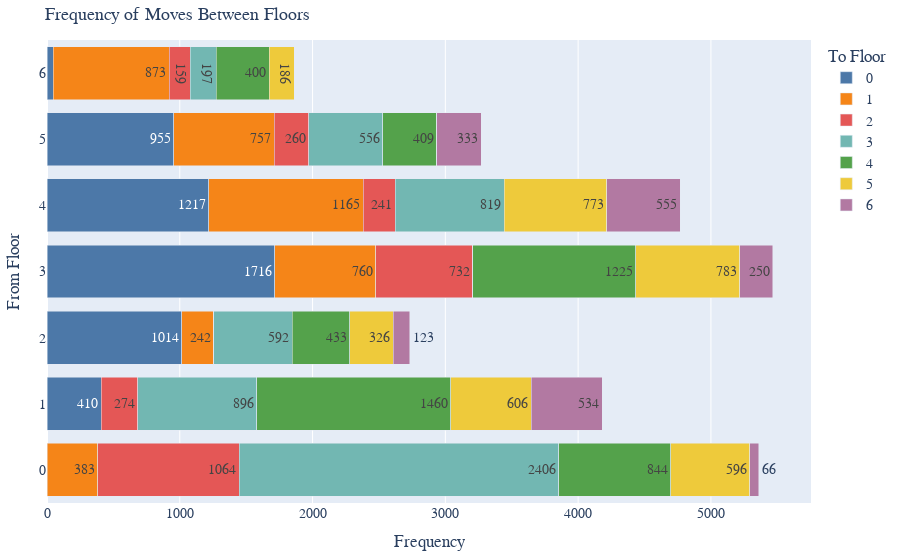

The code cell stored with this chart in its notebook:
### Code cell
import pandas as pd
import plotly.express as px

# Load the Excel file
file_path = r"elevator_1.xlsx"
df_1 = pd.read_excel(file_path, sheet_name='Sheet1')

# Add condition to exclude movements from the same floor
df_1 = df_1[(df_1['start_floor'] != -1) & (df_1['end_floor'] != -1)]
df_1 = df_1[df_1['start_floor'] != df_1['end_floor']]

# Create a pivot table to calculate the frequency of moves between floors
pivot_table = pd.crosstab(df_1['start_floor'], df_1['end_floor'])

# Convert the pivot table to a DataFrame suitable for a stacked bar graph
stacked_data = pivot_table.reset_index().melt(id_vars='start_floor', var_name='end_floor', value_name='frequency')

# Create a horizontal stacked bar graph using the converted data
fig = px.bar(stacked_data,
             x='frequency',
             y='start_floor',
             color='end_floor',
             labels={'start_floor': 'From Floor', 'end_floor': 'To Floor', 'frequency': 'Frequency'},
             title="Frequency of Moves Between Floors",
             text_auto=True,
             orientation='h',
             hover_data={'start_floor': False},
             color_discrete_sequence=px.colors.qualitative.T10)  # Using Pastel1 color palette for a softer look

# Update layout for better readability and aesthetics
fig.update_layout(
    barmode='stack',
    xaxis_title='Frequency',
    yaxis_title='From Floor',
    yaxis=dict(tickmode='linear', tick0=0, dtick=1),
    font=dict(family="Arial", size=14),
    title_font=dict(size=18, family="Arial"),
    legend_title_text='To Floor',
    margin=dict(l=40, r=40, t=40, b=40)  # Adjusting margins
)

# Show or save the plot
fig.show()
# Save the plot as HTML
fig.write_html('HC_ID 45031.html')

### Figure 1 — Plotly figure (JSON) as saved in the notebook; plotly's stock layout.template omitted (floating-point values rounded to 4 significant figures)
{"data": [{"alignmentgroup": "True", "hovertemplate": "To Floor=0<br>Frequency=%{x}<extra></extra>", "legendgroup": "0", "marker": {"color": "#4C78A8", "pattern": {"shape": ""}}, "name": "0", "offsetgroup": "0", "orientation": "h", "showlegend": true, "textposition": "auto", "texttemplate": "%{x}", "type": "bar", "x": [0, 410, 1014, 1716, 1217, 955, 46], "xaxis": "x", "y": [0, 1, 2, 3, 4, 5, 6], "yaxis": "y"}, {"alignmentgroup": "True", "hovertemplate": "To Floor=1<br>Frequency=%{x}<extra></extra>", "legendgroup": "1", "marker": {"color": "#F58518", "pattern": {"shape": ""}}, "name": "1", "offsetgroup": "1", "orientation": "h", "showlegend": true, "textposition": "auto", "texttemplate": "%{x}", "type": "bar", "x": [383, 0, 242, 760, 1165, 757, 873], "xaxis": "x", "y": [0, 1, 2, 3, 4, 5, 6], "yaxis": "y"}, {"alignmentgroup": "True", "hovertemplate": "To Floor=2<br>Frequency=%{x}<extra></extra>", "legendgroup": "2", "marker": {"color": "#E45756", "pattern": {"shape": ""}}, "name": "2", "offsetgroup": "2", "orientation": "h", "showlegend": true, "textposition": "auto", "texttemplate": "%{x}", "type": "bar", "x": [1064, 274, 0, 732, 241, 260, 159], "xaxis": "x", "y": [0, 1, 2, 3, 4, 5, 6], "yaxis": "y"}, {"alignmentgroup": "True", "hovertemplate": "To Floor=3<br>Frequency=%{x}<extra></extra>", "legendgroup": "3", "marker": {"color": "#72B7B2", "pattern": {"shape": ""}}, "name": "3", "offsetgroup": "3", "orientation": "h", "showlegend": true, "textposition": "auto", "texttemplate": "%{x}", "type": "bar", "x": [2406, 896, 592, 0, 819, 556, 197], "xaxis": "x", "y": [0, 1, 2, 3, 4, 5, 6], "yaxis": "y"}, {"alignmentgroup": "True", "hovertemplate": "To Floor=4<br>Frequency=%{x}<extra></extra>", "legendgroup": "4", "marker": {"color": "#54A24B", "pattern": {"shape": ""}}, "name": "4", "offsetgroup": "4", "orientation": "h", "showlegend": true, "textposition": "auto", "texttemplate": "%{x}", "type": "bar", "x": [844, 1460, 433, 1225, 0, 409, 400], "xaxis": "x", "y": [0, 1, 2, 3, 4, 5, 6], "yaxis": "y"}, {"alignmentgroup": "True", "hovertemplate": "To Floor=5<br>Frequency=%{x}<extra></extra>", "legendgroup": "5", "marker": {"color": "#EECA3B", "pattern": {"shape": ""}}, "name": "5", "offsetgroup": "5", "orientation": "h", "showlegend": true, "textposition": "auto", "texttemplate": "%{x}", "type": "bar", "x": [596, 606, 326, 783, 773, 0, 186], "xaxis": "x", "y": [0, 1, 2, 3, 4, 5, 6], "yaxis": "y"}, {"alignmentgroup": "True", "hovertemplate": "To Floor=6<br>Frequency=%{x}<extra></extra>", "legendgroup": "6", "marker": {"color": "#B279A2", "pattern": {"shape": ""}}, "name": "6", "offsetgroup": "6", "orientation": "h", "showlegend": true, "textposition": "auto", "texttemplate": "%{x}", "type": "bar", "x": [66, 534, 123, 250, 555, 333, 0], "xaxis": "x", "y": [0, 1, 2, 3, 4, 5, 6], "yaxis": "y"}], "layout": {"autosize": true, "barmode": "stack", "font": {"family": "Arial", "size": 14}, "legend": {"title": {"text": "To Floor"}, "tracegroupgap": 0}, "margin": {"b": 40, "l": 40, "r": 40, "t": 40}, "title": {"font": {"family": "Arial", "size": 18}, "text": "Frequency of Moves Between Floors"}, "xaxis": {"anchor": "y", "autorange": true, "domain": [0, 1], "range": [0, 5754.0], "title": {"text": "Frequency"}, "type": "linear"}, "yaxis": {"anchor": "x", "autorange": true, "domain": [0, 1], "dtick": 1, "range": [-0.5, 6.5], "tick0": 0, "tickmode": "linear", "title": {"text": "From Floor"}, "type": "linear"}}}
